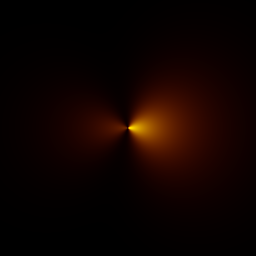
#> input picture electron_spiral_direct.png, 256 x 256 px, found by its file name
$ python compare_render_logic.py
#> lines starting #> are read from the running program, lines starting #| are printed output that depends on the picture; long printed decimals are rounded
#!/usr/bin/env python3
"""
Compare Python rendering with JavaScript simulation
Verify they produce IDENTICAL pixel values
"""

import numpy as np
import math
from PIL import Image, ImageDraw

def hsv_to_rgb(h, s, v):
    """Convert HSV to RGB (Python version)"""
    h = h % 360
    c = v * s
    x = c * (1 - abs(((h / 60) % 2) - 1))
    m = v - c

    if h < 60:
        r, g, b = c, x, 0
    elif h < 120:
        r, g, b = x, c, 0
    elif h < 180:
        r, g, b = 0, c, x
    elif h < 240:
        r, g, b = 0, x, c
    elif h < 300:
        r, g, b = x, 0, c
    else:
        r, g, b = c, 0, x

    return (
        int((r + m) * 255),
        int((g + m) * 255),
        int((b + m) * 255)
    )

def electron_spiral(x, y):
    r = math.sqrt(x * x + y * y)
    theta = math.atan2(y, x)

    # Correct formula: spiral with radial decay
    spiral_phase = 12 * theta - 8 * r
    magnitude = math.exp(-(r * r) / (2 * 0.5 * 0.5))
    return spiral_phase * magnitude

def render_javascript_logic(potentialFunc, grid_size=256, domain=[-2, 2], name=""):
    """
    Simulate EXACTLY what JavaScript does
    """
#> called with grid_size = 256, name = 'Electron Spiral'
    print(f"\n{'='*70}")
    print(f"Rendering: {name}")
    print(f"{'='*70}")

    domain_min = domain[0]
    domain_max = domain[1]
    dx = (domain_max - domain_min) / grid_size

    print(f"Grid: {grid_size}x{grid_size}")
    print(f"Domain: [{domain_min}, {domain_max}]")
    print(f"dx: {dx}")

    # Step 1: Compute potentials (JavaScript: first loop)
    potentials = []
    pot_min = float('inf')
    pot_max = float('-inf')

    for i in range(grid_size * grid_size):
        y = i // grid_size
        x = i % grid_size
        px = domain_min + x * dx
        py = domain_min + y * dx

        pot = potentialFunc(px, py)
        potentials.append(pot)
        pot_min = min(pot_min, pot)
        pot_max = max(pot_max, pot)

    print(f"Potential range: [{pot_min:.3f}, {pot_max:.3f}]")

    pot_range = pot_max - pot_min + 1e-6

    # Step 2: Render to RGB (JavaScript: second loop)
    image_data = Image.new('RGB', (grid_size, grid_size))
#> image_data: PIL image 256x256 RGB; every value is 0
    pixels = image_data.load()

    sample_indices = [0, 1, grid_size, grid_size + 1]  # Four corners of top-left pixel block

    for idx, i in enumerate(sample_indices):
        pot = potentials[i]
        y = i // grid_size
        x = i % grid_size

        hue = ((pot % (2 * math.pi)) / (2 * math.pi)) * 360
        value = (pot - pot_min) / pot_range
        rgb = hsv_to_rgb(hue, 1.0, value)

        print(f"\nPixel [{x},{y}] (index {i}):")
        print(f"  x,y coords: ({domain_min + x*dx:.4f}, {domain_min + y*dx:.4f})")
        print(f"  potential: {pot:.4f}")
        print(f"  hue: {hue:.1f}°, value: {value:.3f}")
        print(f"  RGB: {rgb}")

    # Render full image
    for i in range(len(potentials)):
        y = i // grid_size
        x = i % grid_size

        pot = potentials[i]
        hue = ((pot % (2 * math.pi)) / (2 * math.pi)) * 360
        value = (pot - pot_min) / pot_range
        rgb = hsv_to_rgb(hue, 1.0, value)

        pixels[x, y] = rgb

    return image_data

# Render with detailed trace
electron_img = render_javascript_logic(
    electron_spiral,
    grid_size=256,
    domain=[-2, 2],
    name="Electron Spiral"
)
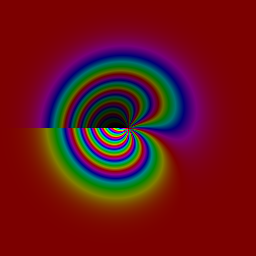
#> electron_img: PIL image 256x256 RGB; mean R, G, B 104.8, 19.9, 25.4

print("\n" + "="*70)
print("COMPARISON WITH EXISTING RENDERS")
print("="*70)

# Load the existing Python render
existing = Image.open('c:/Determined/electron_spiral_direct.png')
#> existing is the input picture: PIL image 256x256 RGB; mean R, G, B 15.1, 2.6, 0
print(f"Existing image size: {existing.size}")
#| Existing image size: (256, 256)
print(f"New simulation size: {electron_img.size}")
#| New simulation size: (256, 256)

# Compare pixel values at key points
print("\nComparing pixel values at corners:")
for y, x in [(0, 0), (0, 255), (255, 0), (255, 255)]:
    existing_pix = existing.getpixel((x, y))
    new_pix = electron_img.getpixel((x, y))

    match = "✓ MATCH" if existing_pix == new_pix else "✗ MISMATCH"
    print(f"[{x},{y}]: Existing={existing_pix}, New={new_pix} {match}")
#> this loop made 4 passes
#> existing_pix on passes 1 to 4: (0, 0, 0), (1, 0, 0), (0, 0, 0), (1, 0, 0)
#| [0,0]: Existing=(0, 0, 0), New=(124, 0, 0) ✗ MISMATCH
#| [255,0]: Existing=(1, 0, 0), New=(124, 0, 0) ✗ MISMATCH
#| [0,255]: Existing=(0, 0, 0), New=(124, 0, 0) ✗ MISMATCH
#| [255,255]: Existing=(1, 0, 0), New=(124, 0, 0) ✗ MISMATCH

# Save comparison
electron_img.save('c:/Determined/electron_spiral_javascript_simulation.png')
print("\n✓ Saved simulation: electron_spiral_javascript_simulation.png")

# Now check full image comparison
print("\n" + "="*70)
print("PIXEL-BY-PIXEL COMPARISON")
print("="*70)

existing_array = np.array(existing)
new_array = np.array(electron_img)

diff = np.abs(existing_array.astype(int) - new_array.astype(int))
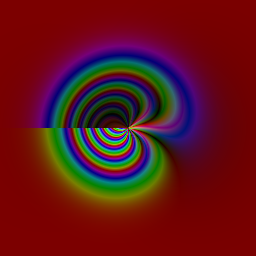
#> diff: shape (256, 256, 3) int64; mean R, G, B 98.3, 20, 25.4
max_diff = np.max(diff)
#> max_diff = 251
mean_diff = np.mean(diff)
#> mean_diff = 47.93

print(f"Max pixel difference: {max_diff}")
#| Max pixel difference: 251
print(f"Mean pixel difference: {mean_diff}")
#| Mean pixel difference: 47.928
print(f"Pixels with diff > 1: {np.sum(diff > 1)}")
#| Pixels with diff > 1: 121993

if max_diff == 0:
    print("\n✓✓✓ PERFECT MATCH - JavaScript and Python produce identical output")
elif max_diff <= 1:
    print("\n✓✓ NEAR PERFECT - Only rounding differences (±1 on RGB)")
else:
    print(f"\n✗ SIGNIFICANT DIFFERENCE - Max diff {max_diff} suggests a logic error")
#| ✗ SIGNIFICANT DIFFERENCE - Max diff 251 suggests a logic error

    # Show where the biggest differences are
    diff_indices = np.argwhere(diff > 10)
    if len(diff_indices) > 0:
        print(f"\nShowing differences > 10 at these pixels:")
        for idx in diff_indices[:5]:
            y, x, c = idx
            print(f"  [{x},{y}] channel {c}: {existing_array[y,x,c]} vs {new_array[y,x,c]}")
#> this loop made 5 passes
#> idx on passes 1 to 5: [0, 0, 0], [0, 1, 0], [0, 2, 0], [0, 3, 0], [0, 4, 0]
#|   [0,0] channel 0: 0 vs 124
#|   [1,0] channel 0: 0 vs 124
#|   [2,0] channel 0: 0 vs 124
#|   [3,0] channel 0: 0 vs 124
#|   [4,0] channel 0: 0 vs 124
